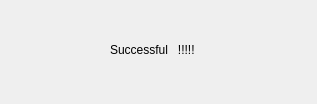
<?xml version="1.0" encoding="UTF-8"?>
<ui version="4.0">
 <class>RegisterSuccessful</class>
 <widget class="QDialog" name="RegisterSuccessful">
  <property name="geometry">
   <rect>
    <x>0</x>
    <y>0</y>
    <width>317</width>
    <height>104</height>
   </rect>
  </property>
  <property name="minimumSize">
   <size>
    <width>317</width>
    <height>104</height>
   </size>
  </property>
  <property name="maximumSize">
   <size>
    <width>317</width>
    <height>104</height>
   </size>
  </property>
  <property name="windowTitle">
   <string>Successful</string>
  </property>
  <widget class="QLabel" name="label">
   <property name="geometry">
    <rect>
     <x>110</x>
     <y>40</y>
     <width>111</width>
     <height>20</height>
    </rect>
   </property>
   <property name="text">
    <string>Successful   !!!!!</string>
   </property>
  </widget>
 </widget>
 <resources/>
 <connections/>
</ui>
